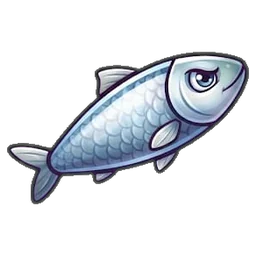
#> input picture img/catapulta/av-acuaticos-2-div-1.webp, 256 x 256 px
$ python -i procesar_catapulta.py   (imports and definitions only)
#> lines starting #> are read from the running program, lines starting #| are printed output that depends on the picture; after the words box and inside, x2 and y2 are one past the last pixel; in counts of white or black regions, pixels touching at a corner belong together
#> further down, picture is the input picture: PIL image 256x256 RGBA; mean R, G, B, A 35.8, 39.3, 44.4, 67.5
#!/usr/bin/env python3
"""Convierte las imágenes originales de Catapulta (JPG con fondo magenta) en WebP con transparencia.
Uso:  python tools/procesar_catapulta.py CARPETA_CON_LAS_IMAGENES
Busca (a cualquier profundidad) archivos que se llamen av-*, en-*, fx-*, lanzador-*, mat-* y fondo-* (con cualquier extensión)
y deja el resultado en img/catapulta/ (sprites y texturas) e img/cartas/fondos/ (fondos de pantalla).
Quita el magenta #FF00FF del fondo con un «chroma key» suave (sin tocar los magentas del interior de los dibujos)."""
import os, sys, json
import numpy as np
from PIL import Image
from scipy import ndimage as ndi

RAIZ = os.path.dirname(os.path.dirname(os.path.abspath(__file__)))
SAL = os.path.join(RAIZ, 'img', 'catapulta')
FONDOS = os.path.join(RAIZ, 'img', 'cartas', 'fondos')


def quitar_magenta(im):
    a = np.asarray(im.convert('RGB')).astype(np.float32)
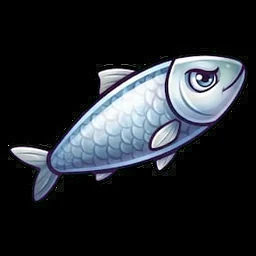
#> a: shape (256, 256, 3) float32; mean R, G, B 35.8, 39.3, 44.4
    r, g, b = a[..., 0], a[..., 1], a[..., 2]
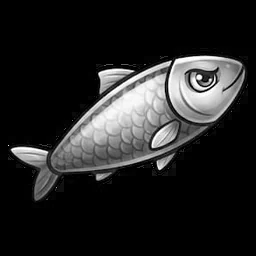
#> r: shape (256, 256) float32; min 0, max 255, mean 35.8
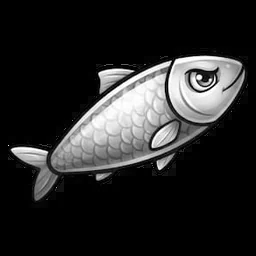
#> g: shape (256, 256) float32; min 0, max 255, mean 39.3
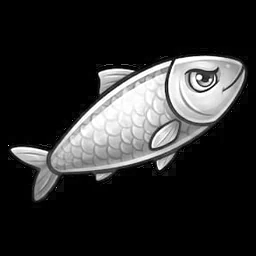
#> b: shape (256, 256) float32; min 0, max 255, mean 44.4
    m = np.minimum(r, b) - g                                   # «magentez»: 255 en el magenta puro, ≈ 0 en casi todo lo demás
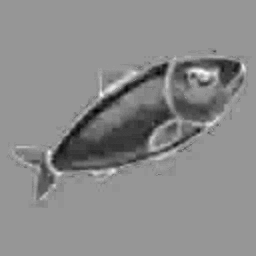
#> m: shape (256, 256) float32; min -49, max 34, mean -3.6; drawn with min black and max white
    cand = (m > 60) & (r > 140) & (b > 110)                    # magenta o rosa de los halos
#> cand: shape (256, 256) bool; every value is 0
    puro = (g < 60) & (r > 215) & (b > 200)                    # magenta casi puro (sirve para los huecos cerrados)
    lab, n = ndi.label(cand)
#> lab: shape (256, 256) int32; every value is 0
#> n = 0
    fondo = np.zeros(cand.shape, bool)
    if n:
        borde = np.unique(np.concatenate([lab[0], lab[-1], lab[:, 0], lab[:, -1]]))
        fondo = np.isin(lab, borde[borde > 0])                 # conectado al borde de la imagen
    lab2, n2 = ndi.label(puro)
#> n2 = 0
    if n2:
        tam = ndi.sum(puro, lab2, index=np.arange(1, n2 + 1))
        fondo |= np.isin(lab2, [i + 1 for i, t in enumerate(tam) if t > 40])   # huecos cerrados (dentro de un aro, entre las ruedas…)
    banda = ndi.binary_dilation(fondo, iterations=4) & ~fondo
    alfa = np.ones(fondo.shape, np.float32); alfa[fondo] = 0
    # En el borde, la mezcla es píxel = α·color + (1-α)·magenta → se despeja α y el color real
    al = np.clip(1 - m / 235.0, 0, 1)
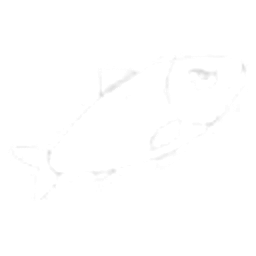
#> al: shape (256, 256) float32; min 0.855, max 1, mean 0.999
    alfa[banda] = al[banda]
#> alfa: shape (256, 256) float32; every value is 1
    out = a.copy()
    mag = np.array([255, 0, 255], np.float32)
    k = np.maximum(alfa, 1e-3)[..., None]
    des = np.clip((a - (1 - alfa)[..., None] * mag) / k, 0, 255)
    out[banda] = des[banda]
    res = np.dstack([out, alfa * 255]).astype(np.uint8)
    return Image.fromarray(res, 'RGBA')


# [91 lines left out: functions recortar, guardar, quitar_aro, trozos, buscar, main, not called in this run]


# [3 lines not run here, left out]

>>> from PIL import Image
>>> picture = Image.open('../img/catapulta/av-acuaticos-2-div-1.webp')
>>> result = quitar_magenta(picture)
